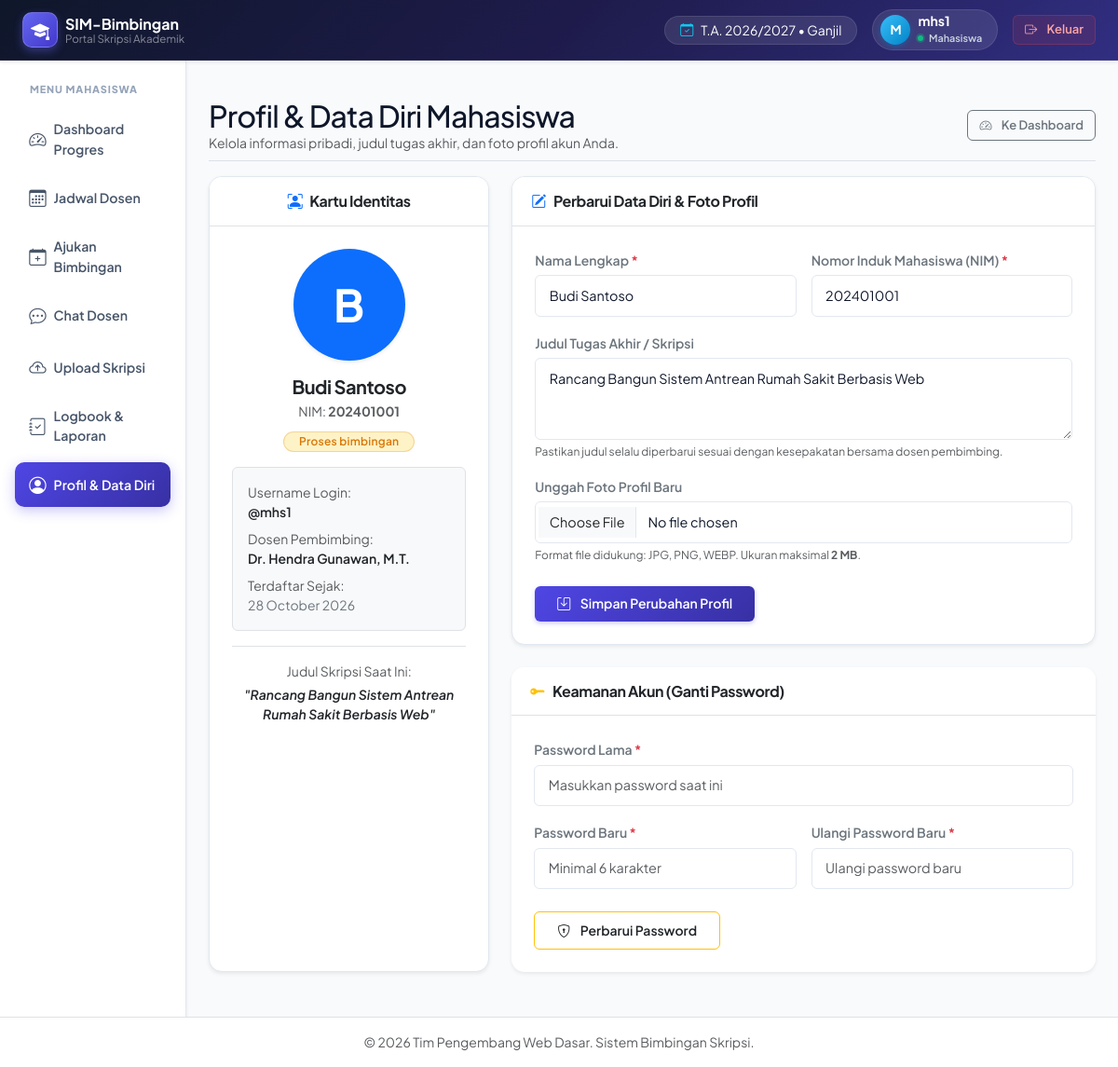
/mahasiswa/profil.php (signed in), run on the app's committed database.
### tables this page shows
CREATE TABLE IF NOT EXISTS mahasiswa (
    id INT AUTO_INCREMENT PRIMARY KEY,
    user_id INT NOT NULL,
    nim VARCHAR(20) NOT NULL UNIQUE,
    nama_lengkap VARCHAR(100) NOT NULL,
    judul_skripsi VARCHAR(255) DEFAULT 'Belum Ditentukan',
    dosen_pembimbing_id INT NULL,
    foto_profil VARCHAR(255) DEFAULT 'default.png',
    status_kelulusan ENUM('proses_bimbingan', 'siap_sidang', 'lulus') DEFAULT 'proses_bimbingan',
    created_at TIMESTAMP DEFAULT CURRENT_TIMESTAMP,
    FOREIGN KEY (user_id) REFERENCES users(id) ON DELETE CASCADE,
    FOREIGN KEY (dosen_pembimbing_id) REFERENCES dosen(id) ON DELETE SET NULL
);

CREATE TABLE IF NOT EXISTS users (
    id INT AUTO_INCREMENT PRIMARY KEY,
    username VARCHAR(50) NOT NULL UNIQUE,
    password VARCHAR(255) NOT NULL,
    role ENUM('admin', 'dosen', 'mahasiswa') NOT NULL,
    created_at TIMESTAMP DEFAULT CURRENT_TIMESTAMP
);

CREATE TABLE IF NOT EXISTS dosen (
    id INT AUTO_INCREMENT PRIMARY KEY,
    user_id INT NOT NULL,
    nidn VARCHAR(20) NOT NULL UNIQUE,
    nama_dosen VARCHAR(100) NOT NULL,
    email VARCHAR(100) NOT NULL,
    no_whatsapp VARCHAR(20),
    foto_profil VARCHAR(255) DEFAULT 'default.png',
    kuota_bimbingan INT DEFAULT 10,
    created_at TIMESTAMP DEFAULT CURRENT_TIMESTAMP,
    FOREIGN KEY (user_id) REFERENCES users(id) ON DELETE CASCADE
);

### mahasiswa/profil.php (the view, shortened to what this page needs)
<?php
require_once '../config/database.php';
require_once '../templates/header.php';
require_once '../templates/sidebar_mahasiswa.php';
$my_user_id = $_SESSION['user_id'];
$stmt_mhs = $pdo->prepare("
    SELECT m.*, u.username, d.nama_dosen, d.nidn
    FROM mahasiswa m
    JOIN users u ON m.user_id = u.id
    LEFT JOIN dosen d ON m.dosen_pembimbing_id = d.id
    WHERE m.user_id = :uid LIMIT 1
");
$stmt_mhs->execute([':uid' => $my_user_id]);
$mhs = $stmt_mhs->fetch();
?>
<div class="d-flex justify-content-between flex-wrap flex-md-nowrap align-items-center pt-3 pb-2 mb-3 border-bottom">
    <div>
        <h1 class="h2 mb-0">Profil & Data Diri Mahasiswa</h1>
        <p class="text-muted small mb-0">Kelola informasi pribadi, judul tugas akhir, dan foto profil akun Anda.</p>
    </div>
    <div class="btn-toolbar mb-2 mb-md-0">
        <a href="index.php" class="btn btn-outline-secondary btn-sm">
            <i class="bi bi-speedometer2 me-1"></i>Ke Dashboard
        </a>
    </div>
</div>
<div class="row g-4 mb-4">
    <div class="col-lg-4">
        <div class="card shadow-sm h-100">
            <div class="card-header bg-white py-3 border-bottom text-center">
                <h6 class="m-0 fw-bold text-dark">
                    <i class="bi bi-person-bounding-box text-primary me-2"></i>Kartu Identitas
                </h6>
            </div>
            <div class="card-body text-center p-4">
                <div class="mb-3 position-relative d-inline-block">
                    <?php if (!empty($mhs['foto_profil']) && $mhs['foto_profil'] !== 'default.png' && file_exists('../assets/uploads/' . $mhs['foto_profil'])): ?>
                        <img src="../assets/uploads/<?= htmlspecialchars($mhs['foto_profil']); ?>" class="rounded-circle img-thumbnail shadow-sm" width="130" height="130" style="object-fit: cover;" alt="Foto Profil">
                    <?php else: ?>
                        <div class="bg-primary text-white rounded-circle d-inline-flex align-items-center justify-content-center fw-bold shadow-sm" style="width: 120px; height: 120px; font-size: 3rem;">
                            <?= strtoupper(substr($mhs['nama_lengkap'] ?? 'M', 0, 1)); ?>
                        </div>
                    <?php endif; ?>
                </div>
                <h5 class="fw-bold text-dark mb-1"><?= htmlspecialchars($mhs['nama_lengkap']); ?></h5>
                <p class="text-muted small mb-2">NIM: <strong><?= htmlspecialchars($mhs['nim']); ?></strong></p>
                <div class="mb-3">
                    <?php
                    $sk = $mhs['status_kelulusan'] ?? 'proses_bimbingan';
                    $bg_sk = 'warning text-dark';
                    ?>
                    <span class="badge bg-<?= $bg_sk; ?> px-3 py-1">
                        <?= ucfirst(str_replace('_', ' ', $sk)); ?>
                    </span>
                </div>
                <div class="bg-light p-3 rounded text-start border small mb-3">
                    <div class="mb-2">
                        <span class="text-muted d-block">Username Login:</span>
                        <span class="fw-semibold text-dark">@<?= htmlspecialchars($mhs['username']); ?></span>
                    </div>
                    <div class="mb-2">
                        <span class="text-muted d-block">Dosen Pembimbing:</span>
                        <span class="fw-semibold text-dark"><?= htmlspecialchars($mhs['nama_dosen'] ?? 'Belum Diplot'); ?></span>
                    </div>
                    <div>
                        <span class="text-muted d-block">Terdaftar Sejak:</span>
                        <span class="text-secondary"><?= date('d F Y', strtotime($mhs['created_at'])); ?></span>
                    </div>
                </div>
                <div class="border-top pt-3">
                    <span class="small text-muted d-block mb-1">Judul Skripsi Saat Ini:</span>
                    <p class="small fw-semibold text-dark fst-italic mb-0">
                        "<?= htmlspecialchars($mhs['judul_skripsi'] ?? 'Belum Ditentukan'); ?>"
                    </p>
                </div>
            </div>
        </div>
    </div>
    <div class="col-lg-8">
        <div class="card shadow-sm mb-4">
            <div class="card-header bg-white py-3 border-bottom">
                <h6 class="m-0 fw-bold text-dark">
                    <i class="bi bi-pencil-square text-primary me-2"></i>Perbarui Data Diri & Foto Profil
                </h6>
            </div>
            <div class="card-body p-4">
                <form action="profil.php" method="POST" enctype="multipart/form-data">
                    <div class="row g-3 mb-3">
                        <div class="col-md-6">
                            <label for="nama_lengkap" class="form-label small fw-semibold text-secondary">Nama Lengkap <span class="text-danger">*</span></label>
                            <input type="text" class="form-control" id="nama_lengkap" name="nama_lengkap" value="<?= htmlspecialchars($mhs['nama_lengkap']); ?>" required>
                        </div>
                        <div class="col-md-6">
                            <label for="nim" class="form-label small fw-semibold text-secondary">Nomor Induk Mahasiswa (NIM) <span class="text-danger">*</span></label>
                            <input type="text" class="form-control" id="nim" name="nim" value="<?= htmlspecialchars($mhs['nim']); ?>" required>
                        </div>
                    </div>
                    <div class="mb-3">
                        <label for="judul_skripsi" class="form-label small fw-semibold text-secondary">Judul Tugas Akhir / Skripsi</label>
                        <textarea class="form-control" id="judul_skripsi" name="judul_skripsi" rows="3" placeholder="Masukkan judul skripsi lengkap..."><?= htmlspecialchars($mhs['judul_skripsi'] ?? ''); ?></textarea>
                        <div class="form-text small" style="font-size: 0.75rem;">
                            Pastikan judul selalu diperbarui sesuai dengan kesepakatan bersama dosen pembimbing.
                        </div>
                    </div>
                    <div class="mb-4">
                        <label for="foto_profil" class="form-label small fw-semibold text-secondary">Unggah Foto Profil Baru</label>
                        <input class="form-control" type="file" id="foto_profil" name="foto_profil" accept="image/jpeg,image/png,image/jpg,image/webp">
                        <div class="form-text small" style="font-size: 0.75rem;">
                            Format file didukung: JPG, PNG, WEBP. Ukuran maksimal <strong>2 MB</strong>.
                        </div>
                    </div>
                    <button type="submit" class="btn btn-primary px-4 fw-semibold">
                        <i class="bi bi-save me-1"></i>Simpan Perubahan Profil
                    </button>
                </form>
            </div>
        </div>
        <div class="card shadow-sm border-0">
            <div class="card-header bg-white py-3 border-bottom">
                <h6 class="m-0 fw-bold text-dark">
                    <i class="bi bi-key-fill text-warning me-2"></i>Keamanan Akun (Ganti Password)
                </h6>
            </div>
            <div class="card-body p-4">
                <form action="profil.php" method="POST">
                    <div class="mb-3">
                        <label for="password_lama" class="form-label small fw-semibold text-secondary">Password Lama <span class="text-danger">*</span></label>
                        <input type="password" class="form-control" id="password_lama" name="password_lama" placeholder="Masukkan password saat ini" required>
                    </div>
                    <div class="row g-3 mb-4">
                        <div class="col-md-6">
                            <label for="password_baru" class="form-label small fw-semibold text-secondary">Password Baru <span class="text-danger">*</span></label>
                            <input type="password" class="form-control" id="password_baru" name="password_baru" placeholder="Minimal 6 karakter" required minlength="6">
                        </div>
                        <div class="col-md-6">
                            <label for="konfirmasi_password" class="form-label small fw-semibold text-secondary">Ulangi Password Baru <span class="text-danger">*</span></label>
                            <input type="password" class="form-control" id="konfirmasi_password" name="konfirmasi_password" placeholder="Ulangi password baru" required minlength="6">
                        </div>
                    </div>
                    <button type="submit" class="btn btn-outline-warning text-dark px-4 fw-semibold">
                        <i class="bi bi-shield-lock me-1"></i>Perbarui Password
                    </button>
                </form>
            </div>
        </div>
    </div>
</div>
<?php
require_once '../templates/footer.php';
?>

### assets/css/style.css (style rules this page uses)
:root { --primary: #4338ca; --primary-hover: #3730a3; --primary-subtle: #e0e7ff; --primary-gradient: linear-gradient(135deg, #4f46e5 0%, #3730a3 100%); --success: #059669; --success-subtle: #d1fae5; --warning: #d97706; --warning-subtle: #fef3c7; --danger: #dc2626; --danger-subtle: #fee2e2; --info: #0284c7; --info-subtle: #e0f2fe; --purple: #7c3aed; --purple-subtle: #ede9fe; --surface: #ffffff; --background: #f8fafc; --text-main: #0f172a; --text-muted: #64748b; --border-color: #e2e8f0; --border-focus: #818cf8; --radius-sm: 0.375rem; --radius-md: 0.625rem; --radius-lg: 0.875rem; --radius-xl: 1.25rem; --shadow-subtle: 0 1px 3px rgba(0, 0, 0, 0.05), 0 1px 2px rgba(0, 0, 0, 0.03); --shadow-card: 0 4px 6px -1px rgba(0, 0, 0, 0.05), 0 2px 4px -2px rgba(0, 0, 0, 0.05); --shadow-hover: 0 12px 24px -4px rgba(0, 0, 0, 0.08), 0 4px 6px -2px rgba(0, 0, 0, 0.04); }
*, *::before, *::after { box-sizing: border-box; }
body { font-family: 'Plus Jakarta Sans', system-ui, -apple-system, BlinkMacSystemFont, "Segoe UI", Roboto, sans-serif; color: var(--text-main); background-color: var(--background); -webkit-font-smoothing: antialiased; -moz-osx-font-smoothing: grayscale; min-height: 100vh; display: flex; flex-direction: column; }
h1, h2, h3, h4, h5, h6 { font-weight: 700; letter-spacing: -0.025em; color: #0f172a; }
.card { border: 1px solid var(--border-color); border-radius: var(--radius-lg); background-color: var(--surface); box-shadow: var(--shadow-card); transition: transform 0.2s ease, box-shadow 0.2s ease; overflow: hidden; }
.card-header { background-color: #ffffff; border-bottom: 1px solid var(--border-color); font-weight: 700; font-size: 0.95rem; padding: 1rem 1.25rem; }
.btn { font-weight: 600; font-size: 0.875rem; border-radius: var(--radius-sm); padding: 0.55rem 1.15rem; transition: all 0.2s cubic-bezier(0.4, 0, 0.2, 1); display: inline-flex; align-items: center; justify-content: center; gap: 0.4rem; }
.btn-primary { background: var(--primary-gradient); border: none; box-shadow: 0 2px 5px rgba(79, 70, 229, 0.28); }
.btn-sm { padding: 0.35rem 0.75rem; font-size: 0.8125rem; border-radius: var(--radius-sm); }
.form-control, .form-select { border-radius: var(--radius-sm); border: 1px solid var(--border-color); padding: 0.65rem 0.9rem; font-size: 0.9rem; color: var(--text-main); transition: border-color 0.2s ease, box-shadow 0.2s ease; }
.form-label { font-weight: 600; color: #334155; margin-bottom: 0.35rem; }
.badge { font-weight: 600; font-size: 0.75rem; padding: 0.4em 0.8em; border-radius: 9999px; letter-spacing: 0.02em; display: inline-flex; align-items: center; gap: 0.3rem; }
.badge.bg-warning { background-color: var(--warning-subtle) !important; color: var(--warning) !important; border: 1px solid rgba(217, 119, 6, 0.25); }

### data on the page
mahasiswa: nama_lengkap "B", nama_lengkap "Budi Santoso", nim "202401001", status_kelulusan "Proses bimbingan", user.username "mhs1", dosen_pembimbing.nama_dosen "Dr. Hendra Gunawan, M.T.", created_at "28 October 2026", judul_skripsi "Rancang Bangun Sistem Antrean Rumah Sakit Berbasis Web"

### other printed values
$user_initial "M"
$_SESSION['username'] "mhs1"
$_SESSION['role'] "Mahasiswa"
